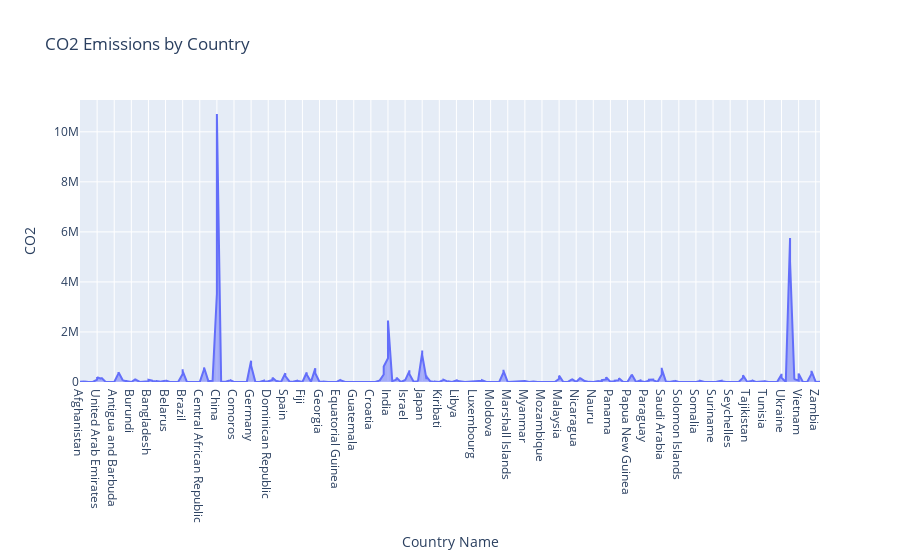

The code cell stored with this chart in its notebook:
### Markdown cell above
# AREA PLOT

### Code cell
# Area Plot for CO2 Emissions by Country
fig = px.area(df, x='Country Name', y='CO2', title='CO2 Emissions by Country')
fig.show()

### Figure 1 — Plotly figure (JSON) as saved in the notebook; plotly's stock layout.template omitted (floating-point values rounded to 4 significant figures; data arrays with more than 128 entries replaced by an {"elided": "..."} marker saying what was removed)
{"data": [{"fillpattern": {"shape": ""}, "hovertemplate": "Country Name=%{x}<br>CO2=%{y}<extra></extra>", "legendgroup": "", "line": {"color": "#636efa"}, "marker": {"symbol": "circle"}, "mode": "lines", "name": "", "orientation": "v", "showlegend": false, "stackgroup": "1", "type": "scatter", "x": {"elided": "3306 str values"}, "xaxis": "x", "y": {"elided": "3306 float values"}, "yaxis": "y"}], "layout": {"legend": {"tracegroupgap": 0}, "title": {"text": "CO2 Emissions by Country"}, "xaxis": {"anchor": "y", "domain": [0, 1], "title": {"text": "Country Name"}}, "yaxis": {"anchor": "x", "domain": [0, 1], "title": {"text": "CO2"}}}}
